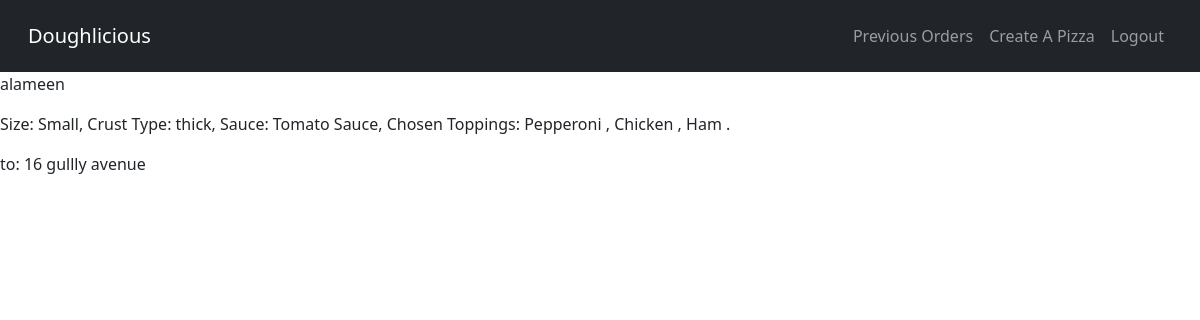
/orders/4 (signed in), run on the app's committed database.
### DoughliciousApp/models.py (models this page shows, shortened)
class order(models.Model):
    user = models.ForeignKey("DoughliciousApp.User", on_delete=models.CASCADE)
    deliveryDetails =  models.ForeignKey("DoughliciousApp.deliveryDetails", on_delete=models.CASCADE)
    pizza = models.ForeignKey("DoughliciousApp.Pizza", on_delete=models.CASCADE)
    orderDate = models.DateField(auto_now_add=True)

class deliveryDetails(models.Model):
    detailsId = models.AutoField(primary_key=True)
    name = models.CharField(default=(""), max_length=50, validators=[validate_names])
    address = models.CharField(default=(""), max_length=100)
    cardNum = models.CharField( default = '', max_length=20, validators=[validate_cardNum])
    cvv = models.CharField(default='', max_length=3, validators=[validate_cvv])
    expDate = models.DateField(default=(""), auto_now=False, auto_now_add=False, validators=[validate_date_format])

class Pizza(models.Model):
   pizzaId =  models.AutoField(primary_key=True)
   CRUST_CHOICES = [
        ('thin', 'Thin Crust'),
        ('normal', 'Normal'),
        ('thick', 'Thick Crust'),
        ('stuffed', 'Stuffed Crust'),
        ('gluten free', 'Gluten Free'),]
   size =  models.ForeignKey("DoughliciousApp.Size", on_delete=models.CASCADE)
   sauce =  models.ForeignKey("DoughliciousApp.Sauce", on_delete=models.CASCADE)
   cheese =  models.ForeignKey("DoughliciousApp.Cheese", on_delete=models.CASCADE)
   crust = models.CharField(choices=CRUST_CHOICES, max_length=50)
   pepperoni = models.BooleanField(default=False)
   chicken = models.BooleanField(default=False)
   ham = models.BooleanField(default=False)
   pineapple = models.BooleanField(default=False)
   peppers = models.BooleanField(default=False)
   mushroom = models.BooleanField(default=False)
   onions = models.BooleanField(default=False)
   def __str__(self) -> str:
        toppings = [
        ('Pepperoni ' if self.pepperoni else ''),
        ('Chicken ' if self.chicken else ''),
        ('Ham ' if self.ham else ''),
        ('Pineapple ' if self.pineapple else ''),
        ('Peppers ' if self.peppers else ''),
        ('Mushrooms ' if self.mushroom else ''),
        ('Onions ' if self.onions else '')]
        chosen_toppings = [t for t in toppings if t]
        chosen_toppings = ', '.join(chosen_toppings)
        return ('Size: {},  Crust Type: {},  Sauce: {},  Chosen Toppings: {}. ').format(self.size, self.crust, self.sauce, chosen_toppings)

class Size(models.Model):
    name = models.CharField(default=(""), max_length=100)
    def __str__(self):
        return self.name

class Sauce(models.Model):
    name = models.CharField(default=(""), max_length=100)
    def __str__(self):
        return self.name

### DoughliciousApp/views.py (the view)
# urls.py: path('orders/<int:orderId>', views.specificOrder, name="specificOrder"),
@login_required
def specificOrder(request, orderId):
    order_instance = get_object_or_404(order, id=orderId)
    return render(request, 'specificItem.html', {'order' : order_instance})

### DoughliciousApp/templates/specificItem.html
{% extends "base.html" %}
{% block links %}
    <li class="nav-item">
        <a class="nav-link" href="{% url "previousOrders" %}"> Previous Orders</a>
    </li>
    <li class="nav-item">
        <a class="nav-link" href="{% url "createPizza" %}">Create A Pizza</a>
    </li>
{% endblock links %}
{% block content %}
<p>{{ order.deliveryDetails.name }} </p>
</p>{{ order.pizza }} </p>
</p> to: {{ order.deliveryDetails.address }} </p>
{% endblock content %}

### data on the page
order: deliveryDetails.name "alameen", pizza "Size: Small, Crust Type: thick, Sauce: Tomato Sauce, Chosen Toppings: Pepperoni , Chicken , Ham .", deliveryDetails.address "16 gullly avenue"
